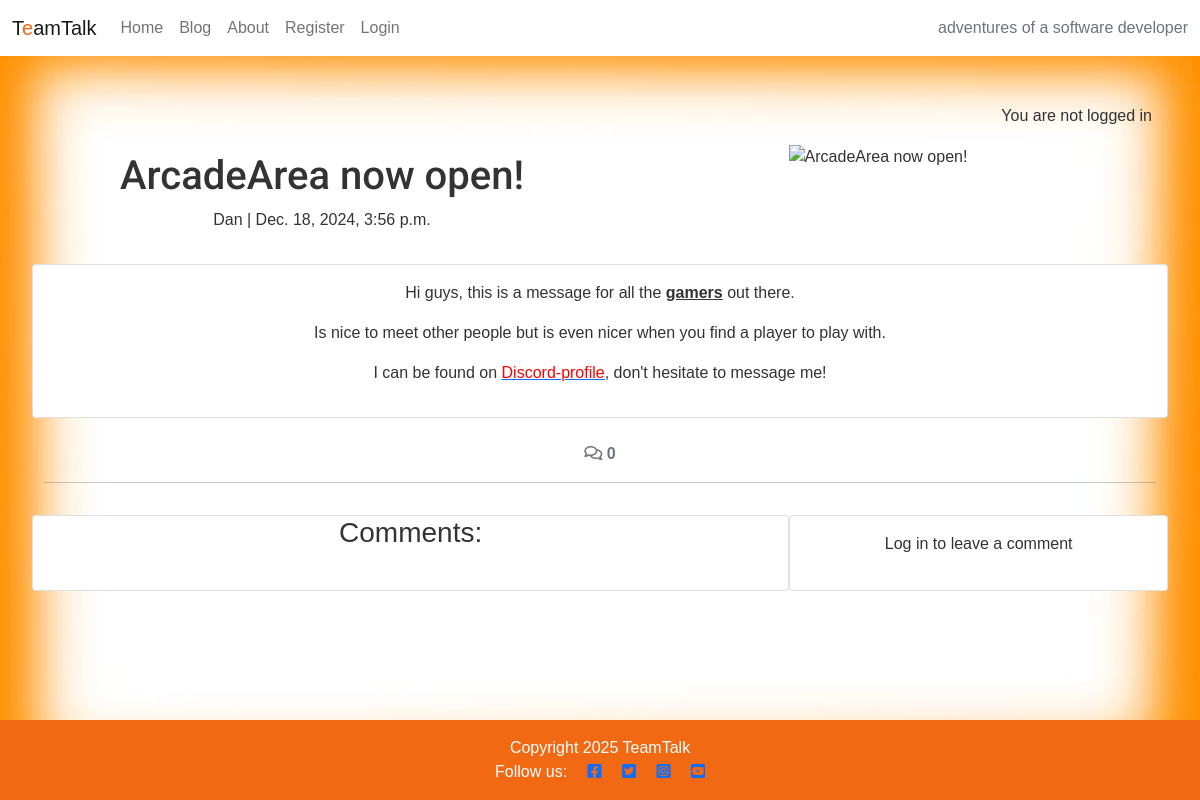
Page /blog/dan-the-gamer/ on the earlier database version.
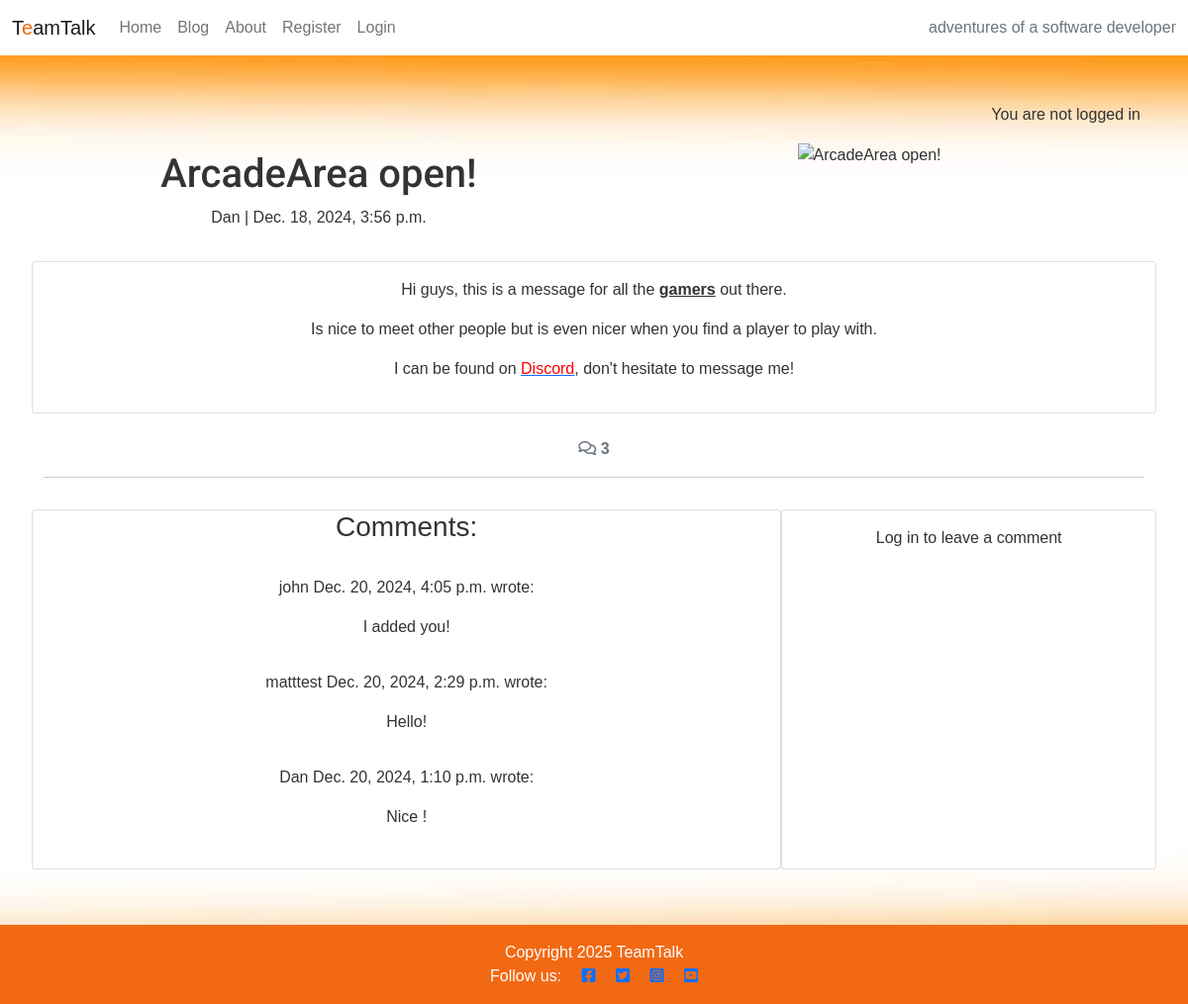
Same page on the later database version.
### blog/models.py (models this page shows, shortened)
class Post(models.Model):
    title = models.CharField(max_length=100)
    slug = models.SlugField(max_length=100)
    author_id = models.ForeignKey(
    User, on_delete=models.CASCADE, related_name="blog_posts"
    )
    featured_image = CloudinaryField('image', default='placeholder')
    content = models.TextField()
    created_at = models.DateTimeField(auto_now_add=True)
    updated_at = models.DateTimeField(auto_now=True)
    status = models.CharField(
        max_length=20,
        choices=[('draft', 'Draft'), ('published', 'Published')],
        default='draft'
    )

class Comment(models.Model):
    post = models.ForeignKey(Post, on_delete=models.CASCADE,
                             related_name="comments")
    author = models.ForeignKey(
        User, on_delete=models.CASCADE, related_name="commenter", default=1)
    body = models.TextField()
    created_on = models.DateTimeField(auto_now_add=True)
    approved = models.BooleanField(default=False)
    class Meta:
        ordering = ["created_on"]

### blog/views.py (the view, shortened to what this page needs)
# urls.py: path('<slug:slug>/', views.post_detail, name='post_detail'),
def post_detail(request, slug):
    queryset = Post.objects.filter(status='published')
    post = get_object_or_404(queryset, slug=slug)
    comments = post.comments.all().order_by("-created_on")
    comment_count = post.comments.filter(approved=True).count()
    comment_form = CommentForm()
    return render(
        request,
        "blog/post_detail.html",
        {
            "post": post,
            "comments": comments,
            "comment_count": comment_count,
            "comment_form": comment_form
        },
    )

### blog/templates/blog/post_detail.html (shortened to what this page needs)
{% extends 'base.html' %}
{% load static %}
{% load crispy_forms_tags %}
{% block content %}
<div class="masthead">
    <div class="container">
        <div class="row g-0">
            <div class="col-md-6 masthead-text">
                <h1 class="post-title">{{ post.title }}</h1>
                <p class="post-subtitle">{{ post.author_id }} | {{ post.created_at }}</p>
            </div>
            <div class="d-none d-md-block col-md-6 masthead-image">
                {% if "placeholder" in post.featured_image.url %}
                <img src="{% static 'images/image1.jpg' %}" width="75%" class="scale" alt="placeholder">
                {% else %}
                <img src="{{ post.featured_image.url }}" width="75%" class="scale" alt="{{ post.title }}">
                {% endif %}
            </div>
        </div>
    </div>
</div>
<div class="container">
    <div class="row">
        <div class="col card mb-4  mt-3 left  top">
            <div class="card-body">
                <article class="card-text">
                    {{ post.content | safe }}
                </article>
            </div>
        </div>
    </div>
    <div class="row">
        <div class="col-12">
            <strong class="text-secondary">
                <i class="far fa-comments"></i> {{ comment_count }}
            </strong>
        </div>
        <div class="col-12">
            <hr>
        </div>
    </div>
    <div class="row">
        <div class="col-md-8 card mb-4 mt-3 ">
            <h3>Comments:</h3>
            <div class="card-body">
                {% for comment in comments %}
                <div
                    class="p-2 comments{% if not comment.approved and comment.author == user %} faded{% elif not comment.approved %} d-none{% endif %}">
                    <p class="font-weight-bold">
                        {{ comment.author }}
                        <span class="font-weight-normal">
                            {{ comment.created_on }}
                        </span> wrote:
                    </p>
                    <div id="comment{{ comment.id }}">
                        {{ comment.body | linebreaks }}
                    </div>
                </div>
                {% endfor %}
            </div>
        </div>
        <div class="col-md-4 card mb-4 mt-3 ">
            <div class="card-body">
                {% if user.is_authenticated %}
                <h3>Leave a comment:</h3>
                <p>Posting as: {{ user.username }}</p>
                <form id="commentForm" method="post" style="margin-top: 1.3em;">
                    {{ comment_form }}
                    {% csrf_token %}
                    <button id="submitButton" type="submit" class="btn btn-signup btn-lg">Submit</button>
                </form>
                {% else %}
                <p>Log in to leave a comment</p>
                {% endif %}
            </div>
        </div>
    </div>
</div>
{% endblock content %}

Differences in the rows shown:
changed Post "Dan": title "ArcadeArea now open!" → "ArcadeArea open!"; content "…can be found on Discord-profile , don't hesitate to…" → "…can be found on Discord , don't hesitate to…"
added Comment: author "john", created_on "Dec. 20, 2024, 4:05 p.m.", body "I added you!"
now on this page (row edited): Comment: author "matttest", created_on "Dec. 20, 2024, 2:29 p.m.", body "Hello!"
now on this page (row edited): Comment: author "Dan", created_on "Dec. 20, 2024, 1:10 p.m.", body "Nice !"
Other differences:
{{ comment_count }}: "0" → "3"
